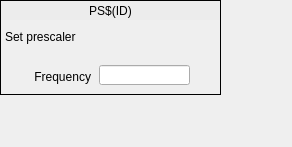
<?xml version="1.0" encoding="UTF-8"?>
<ui version="4.0">
 <class>Form</class>
 <widget class="QWidget" name="Form">
  <property name="geometry">
   <rect>
    <x>0</x>
    <y>0</y>
    <width>292</width>
    <height>147</height>
   </rect>
  </property>
  <property name="windowTitle">
   <string>Prescaler</string>
  </property>
  <widget class="caFrame" name="caframe">
   <property name="geometry">
    <rect>
     <x>0</x>
     <y>0</y>
     <width>221</width>
     <height>95</height>
    </rect>
   </property>
   <property name="frameShape">
    <enum>QFrame::Box</enum>
   </property>
   <widget class="QLabel" name="label_2">
    <property name="geometry">
     <rect>
      <x>10</x>
      <y>68</y>
      <width>81</width>
      <height>17</height>
     </rect>
    </property>
    <property name="text">
     <string>Frequency</string>
    </property>
    <property name="alignment">
     <set>Qt::AlignRight|Qt::AlignTrailing|Qt::AlignVCenter</set>
    </property>
   </widget>
   <widget class="QLabel" name="label">
    <property name="geometry">
     <rect>
      <x>5</x>
      <y>28</y>
      <width>91</width>
      <height>17</height>
     </rect>
    </property>
    <property name="text">
     <string>Set prescaler</string>
    </property>
   </widget>
   <widget class="caLabel" name="calabel">
    <property name="geometry">
     <rect>
      <x>1</x>
      <y>1</y>
      <width>219</width>
      <height>19</height>
     </rect>
    </property>
    <property name="styleSheet">
     <string notr="true">background-color: rgb(236, 236, 236, 255);</string>
    </property>
    <property name="text">
     <string>PS$(ID)</string>
    </property>
    <property name="alignment">
     <set>Qt::AlignCenter</set>
    </property>
   </widget>
   <widget class="caLineEdit" name="calineedit">
    <property name="geometry">
     <rect>
      <x>99</x>
      <y>65</y>
      <width>91</width>
      <height>20</height>
     </rect>
    </property>
    <property name="channel" stdset="0">
     <string notr="true">$(EVR):PS$(ID)-Rate-I</string>
    </property>
    <property name="unitsEnabled">
     <bool>true</bool>
    </property>
   </widget>
   <widget class="caSpinbox" name="caspinbox_2">
    <property name="geometry">
     <rect>
      <x>100</x>
      <y>28</y>
      <width>111</width>
      <height>31</height>
     </rect>
    </property>
    <property name="toolTip">
     <string>How long does a pulse state stay active</string>
    </property>
    <property name="channel" stdset="0">
     <string notr="true">$(EVR):PS$(ID)-Div-SP</string>
    </property>
    <property name="background">
     <color>
      <red>212</red>
      <green>219</green>
      <blue>157</blue>
     </color>
    </property>
    <property name="fixedFormat">
     <bool>false</bool>
    </property>
   </widget>
  </widget>
 </widget>
 <customwidgets>
  <customwidget>
   <class>caSpinbox</class>
   <extends>QFrame</extends>
   <header>caSpinbox</header>
  </customwidget>
  <customwidget>
   <class>caFrame</class>
   <extends>QFrame</extends>
   <header>caFrame</header>
   <container>1</container>
  </customwidget>
  <customwidget>
   <class>caLabel</class>
   <extends>QLabel</extends>
   <header>caLabel</header>
  </customwidget>
  <customwidget>
   <class>caLineEdit</class>
   <extends>QLineEdit</extends>
   <header>caLineEdit</header>
  </customwidget>
 </customwidgets>
 <resources/>
 <connections/>
</ui>
